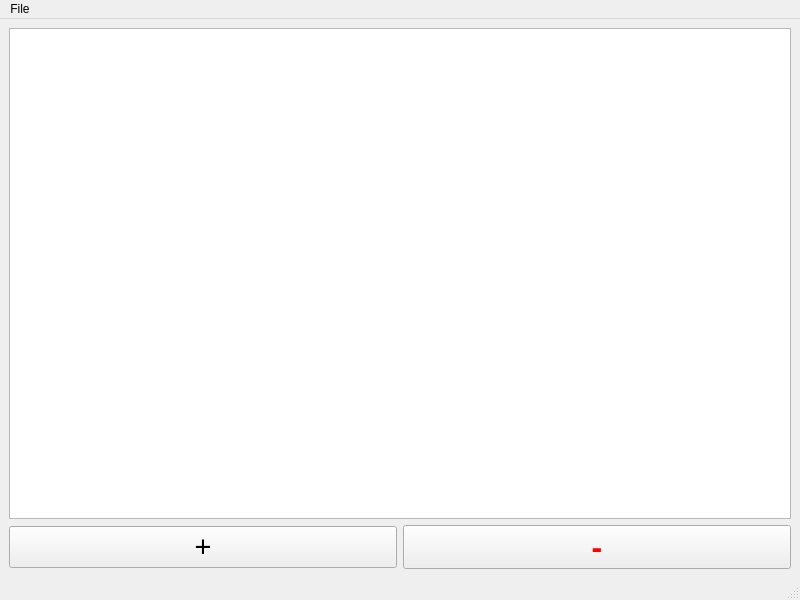
<?xml version="1.0" encoding="UTF-8"?>
<ui version="4.0">
 <class>MainWindow</class>
 <widget class="QMainWindow" name="MainWindow">
  <property name="geometry">
   <rect>
    <x>0</x>
    <y>0</y>
    <width>800</width>
    <height>600</height>
   </rect>
  </property>
  <property name="windowTitle">
   <string>MainWindow</string>
  </property>
  <widget class="QWidget" name="centralwidget">
   <layout class="QGridLayout" name="gridLayout">
    <item row="0" column="0" colspan="2">
     <widget class="QListView" name="listView">
      <property name="font">
       <font>
        <pointsize>16</pointsize>
       </font>
      </property>
     </widget>
    </item>
    <item row="1" column="0">
     <widget class="QPushButton" name="plusButton">
      <property name="font">
       <font>
        <pointsize>22</pointsize>
       </font>
      </property>
      <property name="text">
       <string>+</string>
      </property>
     </widget>
    </item>
    <item row="1" column="1">
     <widget class="QPushButton" name="minusButton">
      <property name="palette">
       <palette>
        <active>
         <colorrole role="ButtonText">
          <brush brushstyle="SolidPattern">
           <color alpha="255">
            <red>255</red>
            <green>0</green>
            <blue>0</blue>
           </color>
          </brush>
         </colorrole>
        </active>
        <inactive>
         <colorrole role="ButtonText">
          <brush brushstyle="SolidPattern">
           <color alpha="255">
            <red>255</red>
            <green>0</green>
            <blue>0</blue>
           </color>
          </brush>
         </colorrole>
        </inactive>
        <disabled>
         <colorrole role="ButtonText">
          <brush brushstyle="SolidPattern">
           <color alpha="255">
            <red>120</red>
            <green>120</green>
            <blue>120</blue>
           </color>
          </brush>
         </colorrole>
        </disabled>
       </palette>
      </property>
      <property name="font">
       <font>
        <pointsize>24</pointsize>
        <weight>75</weight>
        <bold>true</bold>
       </font>
      </property>
      <property name="text">
       <string>-</string>
      </property>
     </widget>
    </item>
   </layout>
  </widget>
  <widget class="QMenuBar" name="menubar">
   <property name="geometry">
    <rect>
     <x>0</x>
     <y>0</y>
     <width>800</width>
     <height>21</height>
    </rect>
   </property>
   <widget class="QMenu" name="menuFile">
    <property name="title">
     <string>File</string>
    </property>
    <addaction name="actionOpen"/>
    <addaction name="actionSave"/>
   </widget>
   <addaction name="menuFile"/>
  </widget>
  <widget class="QStatusBar" name="statusbar"/>
  <action name="actionOpen">
   <property name="text">
    <string>Open</string>
   </property>
  </action>
  <action name="actionSave">
   <property name="text">
    <string>Save</string>
   </property>
  </action>
 </widget>
 <resources/>
 <connections/>
</ui>
